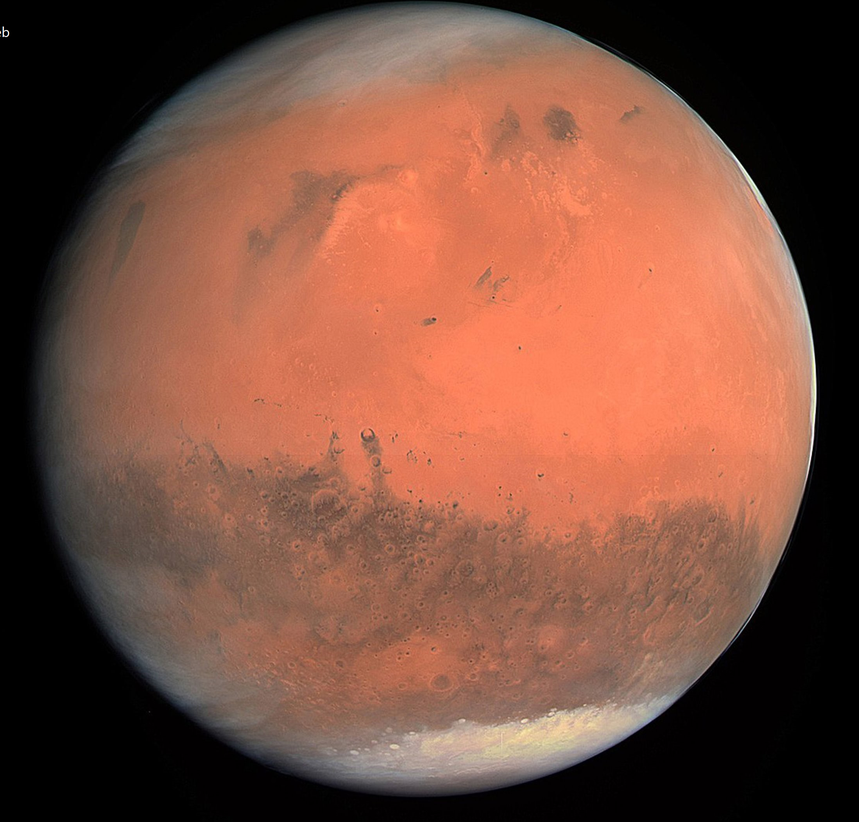
#> input picture Week 1/Screenshot 2024-12-24 235338.png, 859 x 822 px, shrunk from 2204 x 2109 before the run, found by its file name
$ jupyter execute Untitled.ipynb
#> lines starting #> are read from the running program, lines starting #| are printed output that depends on the picture
[cell 1]
# Importing the OpenCV library
import cv2

# path
path = r'C:\Users\maxos\Pictures\Screenshots\Screenshot 2024-12-24 235338.png'

# Reading an image in grayscale mode
img = cv2.imread(path, 0)
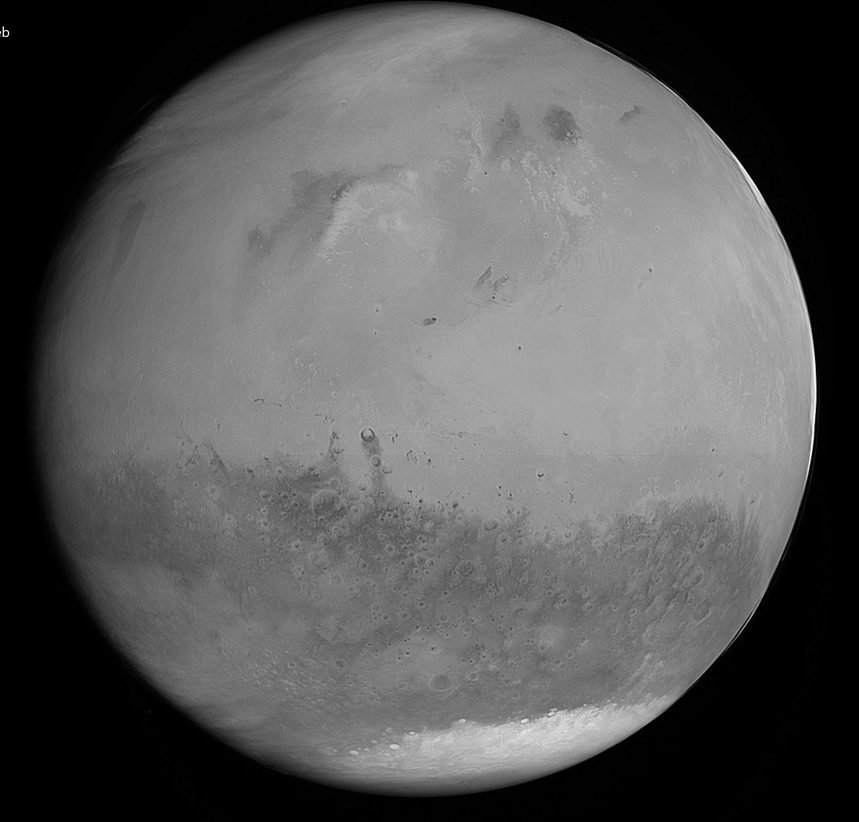
#> img: shape (822, 859); min 0, max 255, mean 89.4

# Window name in which image is displayed
window_name = 'VR Headset'

# Display image
cv2.imshow(window_name, img)

# Hold the window
cv2.waitKey(0)

# Remove/delete created GUI window from screen and memory
cv2.destroyAllWindows()
